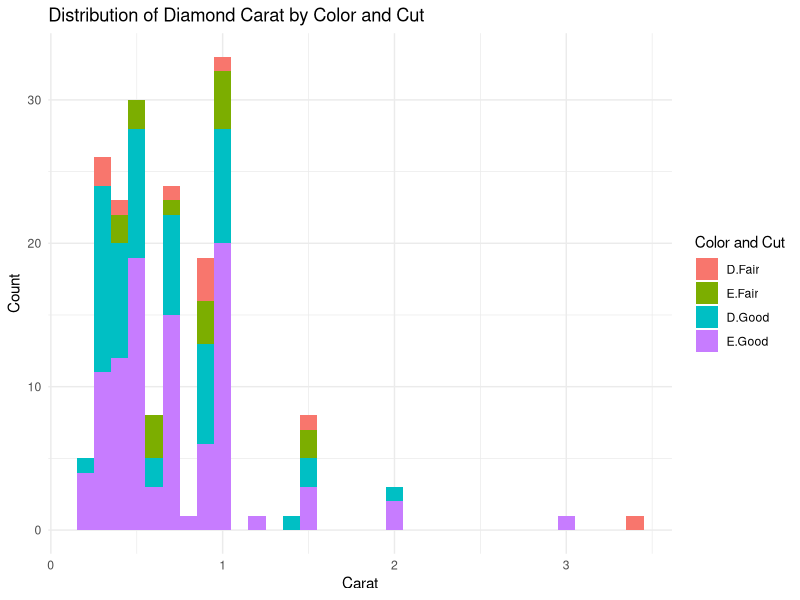
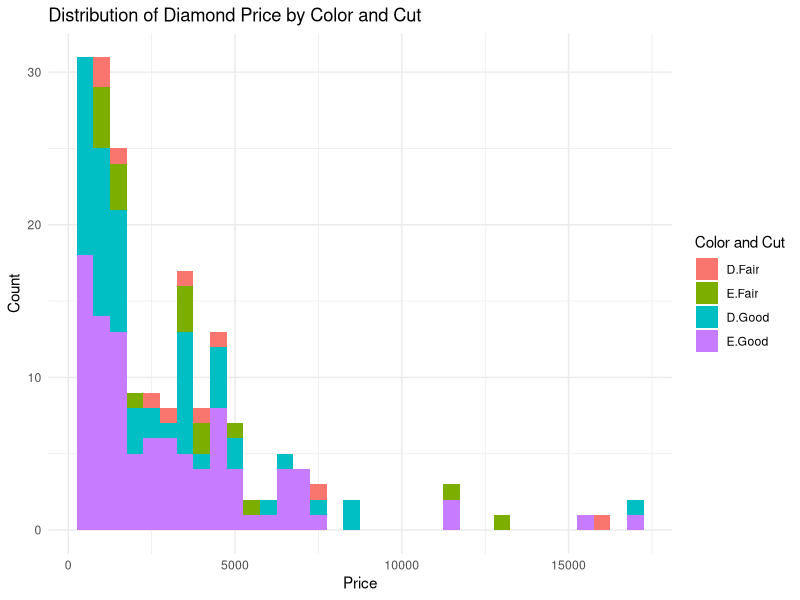

Write the R code that produced these figures, in order.
library(ggplot2)

# Ставим рабочую дирректорию для R
setwd("/Users/[user]/Desktop/Обучение/BigData/datasets")

# Загрузка данных
diamond <- read.csv(file = "rand5.csv", header = TRUE, sep = ",")
# Вывод размерности до очистки
cat("Размерность до чистки:", dim(diamond), "\n")

# Удаление пропусков
diamond <- na.omit(diamond)

# Вывод размерности после очистки
cat("Размерность после чистки:", dim(diamond), "\n")
head(diamond)

# Вывод уникальных ord factor значений столбца color
unique(diamond$color)

# Пересылаем два самых ходших значения в толбце color
worst_colors <- sort(unique(diamonds$color))[1:2]


# Вывод уникальных ord factor значений столбца cut
sort(unique(diamonds$cut))

# Пересылаем два самых ходших значения в толбце cut
worst_cuts <- sort(unique(diamonds$cut))[1:2]


# Создаем subset под нужные требования
subset <- diamond[(diamond$cut %in% worst_cuts) & (diamond$color %in% worst_colors), ]

# Считаем все данные указзынные в задании
summary <- data.frame(
  Mean_price = mean(subset$price),
  Var_price = var(subset$price),
  Mean_weight = mean(subset$carat),
  Var_weight = var(subset$carat)
)
summary

# Рисуем графики
ggplot(subset, aes(x = carat, fill = interaction(color, cut))) +
  geom_histogram(binwidth = 0.1, position = "stack") +
  labs(title = "Distribution of Diamond Carat by Color and Cut",
       x = "Carat",
       y = "Count") +
  scale_fill_discrete(name = "Color and Cut") +
  theme_minimal()


ggplot(subset, aes(x = price, fill = interaction(color, cut))) +
  geom_histogram(binwidth = 500, position = "stack") +
  labs(title = "Distribution of Diamond Price by Color and Cut",
       x = "Price",
       y = "Count") +
  scale_fill_discrete(name = "Color and Cut") +
  theme_minimal()

